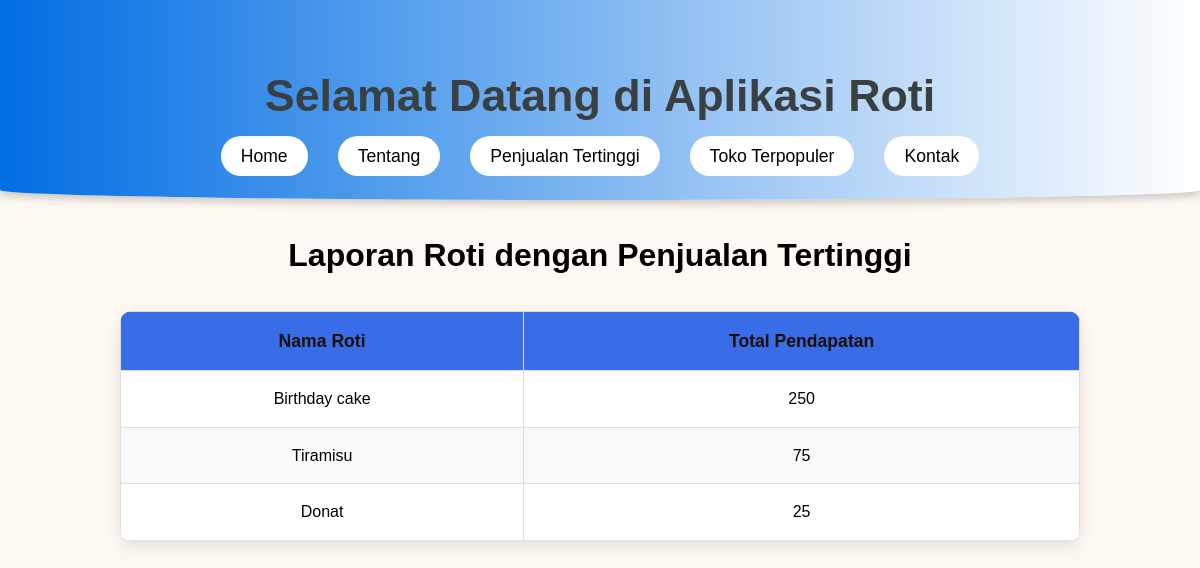
The app's page /laporan/roti-penjualan-tertinggi/ with its own data.
### pesanan/models.py (models this page shows, shortened)
class Roti(models.Model):
    id_roti = models.AutoField(primary_key=True)
    nama_roti = models.CharField(max_length=100)
    varian_rasa = models.CharField(max_length=50)
    harga = models.DecimalField(max_digits=10, decimal_places=2)
    class Meta:
        verbose_name_plural = 'Roti'

### pesanan/views.py (the view)
# urls.py: path('laporan/roti-penjualan-tertinggi/', roti_terjual_tertinggi, name='roti_terjual_tertinggi'),
def roti_terjual_tertinggi(request):
    roti_penjualan_tertinggi = (
        DetailMemesan.objects
        .values('idRoti__nama_roti')  # Ambil nama roti
        .annotate(total_pendapatan=Sum('idMemesan__totalHarga'))  # Hitung total pendapatan per roti
        .order_by('-total_pendapatan')  # Urutkan berdasarkan total pendapatan
    )
    return render(request, 'roti_terjual_tertinggi.html', {'roti_penjualan_tertinggi': roti_penjualan_tertinggi})

### pesanan/templates/roti_terjual_tertinggi.html (shortened to what this page needs)
<!DOCTYPE html>
<html lang="id">
<head>
</head>
<body>
    <header>
        <h1>Selamat Datang di Aplikasi Roti</h1>
        <nav>
            <ul>
                <li><a href="{% url 'home' %}">Home</a></li>
                <li><a href="{% url 'tentang' %}">Tentang</a></li>
                <li><a href="{% url 'roti_terjual_tertinggi' %}">Penjualan Tertinggi</a></li>
                <li><a href="{% url 'pengunjung_terbanyak' %}">Toko Terpopuler</a></li>
                <li><a href="{% url 'kontak' %}">Kontak</a></li>
            </ul>
        </nav>
    </header>
    <h1>Laporan Roti dengan Penjualan Tertinggi</h1>
    <table>
        <thead>
            <tr>
                <th>Nama Roti</th>
                <th>Total Pendapatan</th>
            </tr>
        </thead>
        <tbody>
            {% for roti in roti_penjualan_tertinggi %}
                <tr>
                    <td>{{ roti.idRoti__nama_roti }}</td>
                    <td>{{ roti.total_pendapatan }}</td>
                </tr>
            {% empty %}
                <tr>
                    <td colspan="2">Tidak ada data penjualan roti</td>
                </tr>
            {% endfor %}
        </tbody>
    </table>
</body>
</html>

### pesanan/templates/roti_terjual_tertinggi.html (style rules this page uses)
* { margin: 0; padding: 0; box-sizing: border-box; }
body { font-family: 'Poppins', sans-serif; background-color: #fdf8f1; color:rgb(0, 0, 0); line-height: 1.6; }
header { background: linear-gradient(90deg,rgb(1, 110, 227),rgb(255, 255, 255)); color: white; text-align: center; padding: 30px 10px; box-shadow: 0px 4px 8px rgba(0, 0, 0, 0.2); border-bottom-left-radius: 50% 10px; border-bottom-right-radius: 50% 10px; }
header h1 { font-size: 2.8rem; font-weight: 700; color:rgb(58, 63, 66); margin-bottom: 10px; }
nav ul { display: flex; justify-content: center; list-style: none; margin-top: 10px; }
nav ul li { margin: 0 15px; }
nav ul li a { color:rgb(0, 0, 0); text-decoration: none; font-size: 1.1rem; font-weight: 500; padding: 10px 20px; border-radius: 30px; background-color:rgb(255, 255, 255); transition: all 0.4s ease; }
h1 { text-align: center; margin: 30px 0; font-size: 2rem; }
table { width: 80%; margin: 20px auto; border-collapse: collapse; background-color: #ffffff; border-radius: 12px; box-shadow: 0 6px 15px rgba(0, 0, 0, 0.1); overflow: hidden; }
table th, table td { border: 1px solid #ddd; padding: 15px; text-align: center; }
table th { background-color:rgb(56, 109, 231); color:rgb(28, 15, 8); font-size: 1.1rem; }
table tr:nth-child(even) { background-color: #f9f9f9; }

### records on screen
Roti: idRoti__nama_roti "Birthday cake", total_pendapatan "250"
Roti: idRoti__nama_roti "Tiramisu", total_pendapatan "75"
Roti: idRoti__nama_roti "Donat", total_pendapatan "25"
